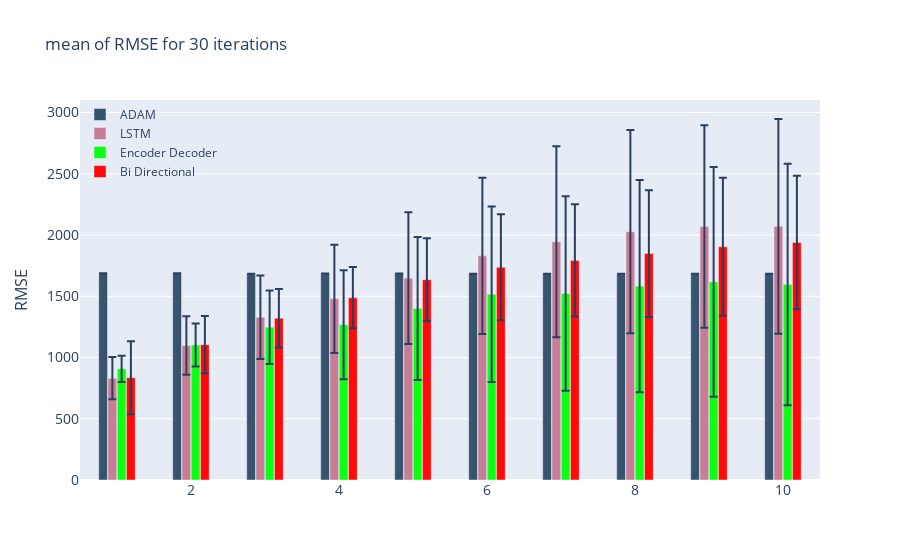

Write notebook code for a chart like this one.
### Code cell
import plotly.graph_objects as go
dLSTM=[831.492899
,1098.416506
,1328.846574
,    1479.148566
,    1647.483186
,    1830.260692
,    1945.061860
,    2026.655627
,    2069.030753
,    2070.632467]

LSTMsigma=[172.169254
,  238.528065
,    341.459996
,    441.491785
,    537.957985
,    637.726564
,    779.544731
,    829.673226
,    826.639030
,    876.282741]
dLSTM=np.array(dLSTM)

u1=np.mean(dADAM,axis=0)
u2=dLSTM
print(u2)
u3=np.mean(dBI,axis=0)
print(u3)
u4=np.mean(dEN,axis=0)
sigma1=np.std(dADAM,axis=0)
sigma2=np.array(LSTMsigma)
sigma3=np.std(dEN,axis=0)
sigma4=np.std(dBI,axis=0)
fig = go.Figure()
df=pd.DataFrame()
df['ADAM']=u1

df['LSTM']=u2
df['EN']=u3
df['BI']=u4
df['steps']=[1,2,3,4,5,6,7,8,9,10]
fig.add_trace(go.Bar(x=df['steps'],
                y=df['ADAM'],
                     error_y=dict(type='data', array=sigma1),
                name='ADAM',
                marker_color='rgb(55, 83, 109)'
                ))
fig.add_trace(go.Bar(x=df['steps'],
                y=df['LSTM'],
                error_y=dict(type='data', array=sigma2),
                name='LSTM',
                marker_color='rgb(200,125,150)'
                ))
fig.add_trace(go.Bar(x=df['steps'],
                y=df['EN'],
                error_y=dict(type='data', array=sigma3),
                name='Encoder Decoder',
                marker_color='rgb(13, 255, 20)'
                ))
fig.add_trace(go.Bar(x=df['steps'],
                y=df['BI'],
                error_y=dict(type='data', array=sigma4),
                name='Bi Directional ',
                marker_color='rgb(255, 10, 10)'
                ))

fig.update_layout(
    title='mean of RMSE for 30 iterations' ,
    xaxis_tickfont_size=14,
    yaxis=dict(
        title='RMSE',
        titlefont_size=16,
        tickfont_size=14,
    ),
    legend=dict(
        x=0,
        y=1.0,
        bgcolor='rgba(255, 255, 255, 0)',
        bordercolor='rgba(255, 255, 255, 0)'
    ),
    barmode='group',
    bargap=0.5, # gap between bars of adjacent location coordinates.
    bargroupgap=0.05# gap between bars of the same location coordinate.
   
    
)
fig.show()

### Figure 1 — Plotly figure (JSON) as saved in the notebook; plotly's stock layout.template omitted (floating-point values rounded to 4 significant figures)
{"data": [{"error_y": {"array": [0, 0, 0, 0, 0, 0, 0, 0, 0, 0], "type": "data"}, "marker": {"color": "rgb(55, 83, 109)"}, "name": "ADAM", "type": "bar", "x": [1, 2, 3, 4, 5, 6, 7, 8, 9, 10], "y": [1687.0, 1687.0, 1684.0, 1685.0, 1685.0, 1685.0, 1684.0, 1684.0, 1684.0, 1684.0]}, {"error_y": {"array": [172.2, 238.5, 341.5, 441.5, 538.0, 637.7, 779.5, 829.7, 826.6, 876.3], "type": "data"}, "marker": {"color": "rgb(200,125,150)"}, "name": "LSTM", "type": "bar", "x": [1, 2, 3, 4, 5, 6, 7, 8, 9, 10], "y": [831.5, 1098.0, 1329.0, 1479.0, 1647.0, 1830.0, 1945.0, 2027.0, 2069.0, 2071.0]}, {"error_y": {"array": [107.0, 175.2, 300.0, 444.7, 583.8, 716.7, 794.3, 866.3, 937.2, 985.4], "type": "data"}, "marker": {"color": "rgb(13, 255, 20)"}, "name": "Encoder Decoder", "type": "bar", "x": [1, 2, 3, 4, 5, 6, 7, 8, 9, 10], "y": [908.0, 1102.0, 1247.0, 1268.0, 1401.0, 1516.0, 1523.0, 1583.0, 1617.0, 1595.0]}, {"error_y": {"array": [297.6, 233.1, 239.0, 249.8, 338.5, 432.9, 458.8, 517.6, 564.0, 545.2], "type": "data"}, "marker": {"color": "rgb(255, 10, 10)"}, "name": "Bi Directional ", "type": "bar", "x": [1, 2, 3, 4, 5, 6, 7, 8, 9, 10], "y": [835.2, 1105.0, 1321.0, 1488.0, 1636.0, 1737.0, 1793.0, 1849.0, 1904.0, 1938.0]}], "layout": {"bargap": 0.5, "bargroupgap": 0.05, "barmode": "group", "legend": {"bgcolor": "rgba(255, 255, 255, 0)", "bordercolor": "rgba(255, 255, 255, 0)", "x": 0, "y": 1}, "title": {"text": "mean of RMSE for 30 iterations"}, "xaxis": {"tickfont": {"size": 14}}, "yaxis": {"tickfont": {"size": 14}, "title": {"font": {"size": 16}, "text": "RMSE"}}}}
